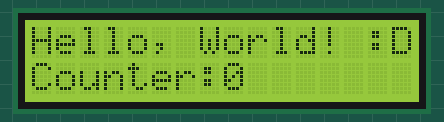
Bench run of a sketch on a simulated ESP32. Parts: 16×2 character LCD.

Above: at 0.1 s.
At 4.2 s:
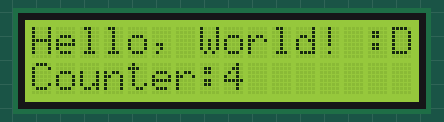
At 9.2 s:
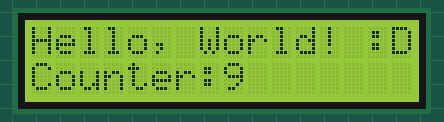
At 19.3 s:
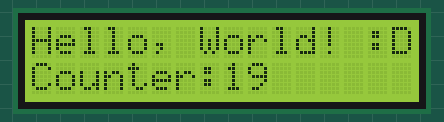
At 28.4 s:
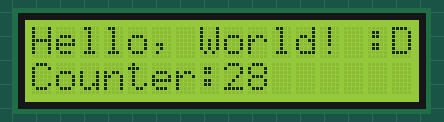
At 38.5 s:
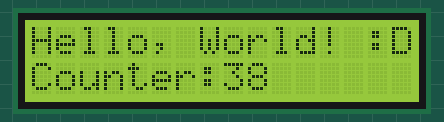

Measured:
- what the display in image 1 shows lasts 1.0 s, from 4.1 s to 5.1 s

The sketch:

Sketch_20.1_LCD1602.ino
```cpp
#include <LiquidCrystal_I2C.h>
#include <Wire.h>

#define SDA 13 //Define SDA pins
#define SCL 14 //Define SCL pins

LiquidCrystal_I2C lcd(0x27,16,2);

void setup() {
  Wire.begin(SDA, SCL); // attach the IIC pin
  if (!i2CAddrTest(0x27)) {
    lcd = LiquidCrystal_I2C(0x3F, 16, 2);
  }
  lcd.init(); // LCD driver initialization
  lcd.backlight(); // Open the backlight
  lcd.setCursor(0,0); // Move the cursor to row 0, column 0
  lcd.print("Hello, World! :D"); // The print content is displayed on the LCD
}
void loop() {
  lcd.setCursor(0,1); // Move the cursor to row 1, column 0
  lcd.print("Counter:"); // The count is displayed every second
  lcd.print(millis() / 1000);
  delay(1000);
}
bool i2CAddrTest(uint8_t addr) {
  Wire.begin();
  Wire.beginTransmission(addr);
  if (Wire.endTransmission() == 0) {
    return true;
  }
  return false;
}
```
